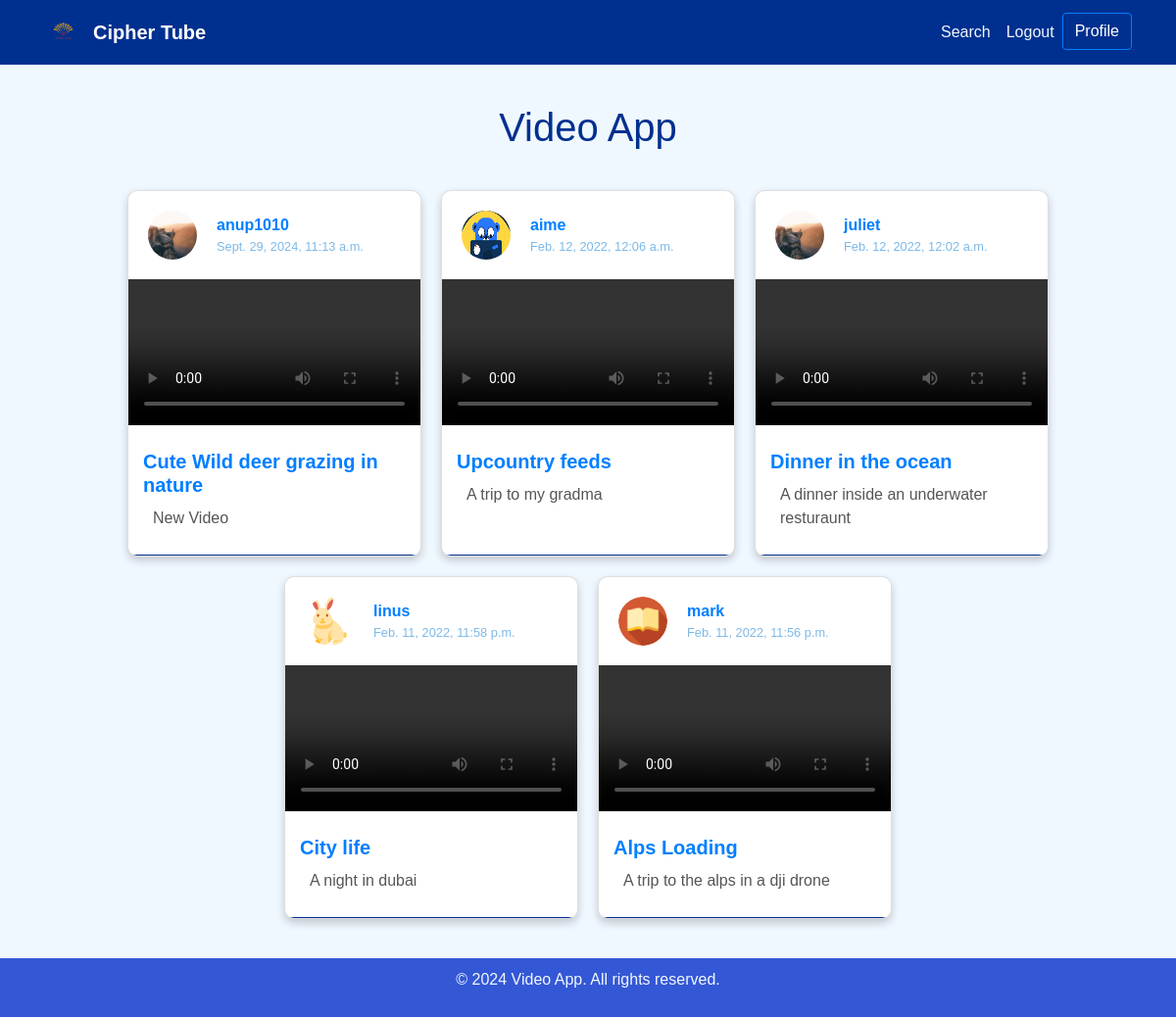
The app's page / (signed in) with its own data.
### stream/models.py (models this page shows, shortened)
class VidStream(models.Model):
    streamer = models.ForeignKey(User, on_delete=models.CASCADE)
    title = models.CharField(max_length=300)
    description = models.TextField(max_length=600)
    upload_date = models.DateTimeField(default=timezone.now)
    video = models.FileField(upload_to='')

### streamers/models.py (models this page shows, shortened)
class Profile(models.Model):
    user = models.OneToOneField(User, on_delete=models.CASCADE)
    image = models.ImageField(default="mountain.jpg", upload_to='profile-pics')

### stream/views.py (the view)
# urls.py: path('',GeneralVideoListView.as_view(), name="video-list"),
class GeneralVideoListView(LoginRequiredMixin, ListView):
    model = VidStream
    template_name = 'stream/video-list.html'
    context_object_name = 'videos'
    ordering = ['-upload_date']

### stream/templates/stream/video-list.html (shortened to what this page needs)
{% extends 'stream/base.html' %}
{% block content %}
    <div>
        <h1>Video App</h1>
        <div class="video-container">
            {% for item in videos %}
            <div class="card">
                <div style="display: flex; align-items: center; padding: 10px;">
                    <img src="{{ item.streamer.profile.image.url }}" width="50" height="50" alt="Streamer">
                    <div style="margin-left: 10px;">
                        <a href="{% url 'stream:user-videos' item.streamer.username %}">{{ item.streamer }}</a>
                        <div style="font-size: 0.8em; color: #7CB9E8;">{{ item.upload_date }}</div>
                    </div>
                </div>
                <video controls>
                    <source src="{{ item.video.url }}" type="video/mp4">
                </video>
                <div class="card-body">
                    <h5><a href="{% url 'stream:video-detail' item.id %}">{{ item.title }}</a></h5>
                    <p>{{ item.description }}</p>
                </div>
                <hr>
            </div>
            {% endfor %}
        </div>
    </div>
{% endblock content %}

### stream/templates/stream/base.html (shortened to what this page needs)
{% load static %}
<!DOCTYPE html>
<html lang="en">
  <head>
    <link href="{% static 'css/bootstrap.min.css' %}" rel="stylesheet">
  </head>
  <body>
    <nav class="navbar navbar-expand-lg navbar-dark">
      <div class="container">
        <a class="navbar-brand d-flex align-items-center" href="{% url 'stream:video-list' %}">
          <img src="{% static 'Cipher_Pearl_logo_official.png' %}" alt="Logo" style="height: 40px; width: 40px; margin-right: 10px; object-fit: cover;">
          <span>Cipher Tube</span>
        </a>
        <div class="collapse navbar-collapse" id="navbarResponsive">
          <ul class="navbar-nav ml-auto">
            {% if user.is_authenticated %}
              <li class="nav-item">
                <a class="nav-link" href="{% url 'stream:search' %}">Search</a>
              </li>
              <li class="nav-item">
                <a class="nav-link" href="{% url 'logout' %}">Logout</a>
              </li>
              <li class="nav-item">
                <a class="btn btn-outline-info" href="{% url 'profile' %}">Profile</a>
              </li>
            {% endif %}
          </ul>
        </div>
      </div>
    </nav>
    <div class="container" id="app">
        {% block content %}
        {% endblock %}
    </div>
    <div class="footer">
        <p>&copy; 2024 Video App. All rights reserved.</p>
    </div>
  </body>
</html>

### stream/templates/stream/base.html (style rules this page uses)
body { font-family: Arial, sans-serif; background-color: #F0F8FF; color: #00308F; margin: 0; padding: 0; min-height: 100vh; display: flex; flex-direction: column; }
.navbar { background-color: #00308F !important; }
.navbar-brand { font-weight: bold; color: #FFFFFF !important; display: flex; align-items: center; }
.navbar-brand img { height: 40px; width: 40px; margin-right: 10px; object-fit: cover; }
.navbar-nav .nav-item .nav-link { color: #F0F8FF !important; font-weight: 500; transition: color 0.3s; }
.btn-outline-info { color: #FFFFFF; border-color: #007FFF; background-color: #00308F; transition: background-color 0.3s, border-color 0.3s; }
#app { flex: 1; padding: 20px 0; }
.footer { background-color: #3457D5; color: #F0F8FF; text-align: center; padding: 10px 0; margin-top: auto; }

### stream/templates/stream/video-list.html (style rules this page uses)
body { font-family: Arial, sans-serif; background-color: #F0F8FF; margin: 0; padding: 0; }
h1 { text-align: center; color: #00308F; margin: 20px 0; }
.video-container { display: flex; flex-wrap: wrap; justify-content: center; gap: 20px; padding: 20px; }
.card { width: 300px; border-radius: 10px; overflow: hidden; background-color: #FFFFFF; box-shadow: 0 4px 8px rgba(0, 0, 0, 0.2); transition: transform 0.3s ease, box-shadow 0.3s ease; }
.card img { border-radius: 50%; margin: 10px; }
.card a { text-decoration: none; color: #007FFF; font-weight: bold; }
.card h5 { color: #00308F; margin: 10px 0; }
.card p { color: #555; margin: 10px; }
video { width: 100%; height: auto; }
.card-body { padding: 15px; }
hr { border: 0; height: 1px; background-color: #00308F; margin: 0; }

### records on screen
VidStream: streamer.profile.image (picture), streamer "anup1010", upload_date "Sept. 29, 2024, 11:13 a.m.", title "Cute Wild deer grazing in nature", description "New Video"
VidStream: streamer.profile.image (picture), streamer "aime", upload_date "Feb. 12, 2022, 12:06 a.m.", title "Upcountry feeds", description "A trip to my gradma"
VidStream: streamer.profile.image (picture), streamer "juliet", upload_date "Feb. 12, 2022, 12:02 a.m.", title "Dinner in the ocean", description "A dinner inside an underwater resturaunt"
VidStream: streamer.profile.image (picture), streamer "linus", upload_date "Feb. 11, 2022, 11:58 p.m.", title "City life", description "A night in dubai"
VidStream: streamer.profile.image (picture), streamer "mark", upload_date "Feb. 11, 2022, 11:56 p.m.", title "Alps Loading", description "A trip to the alps in a dji drone"
